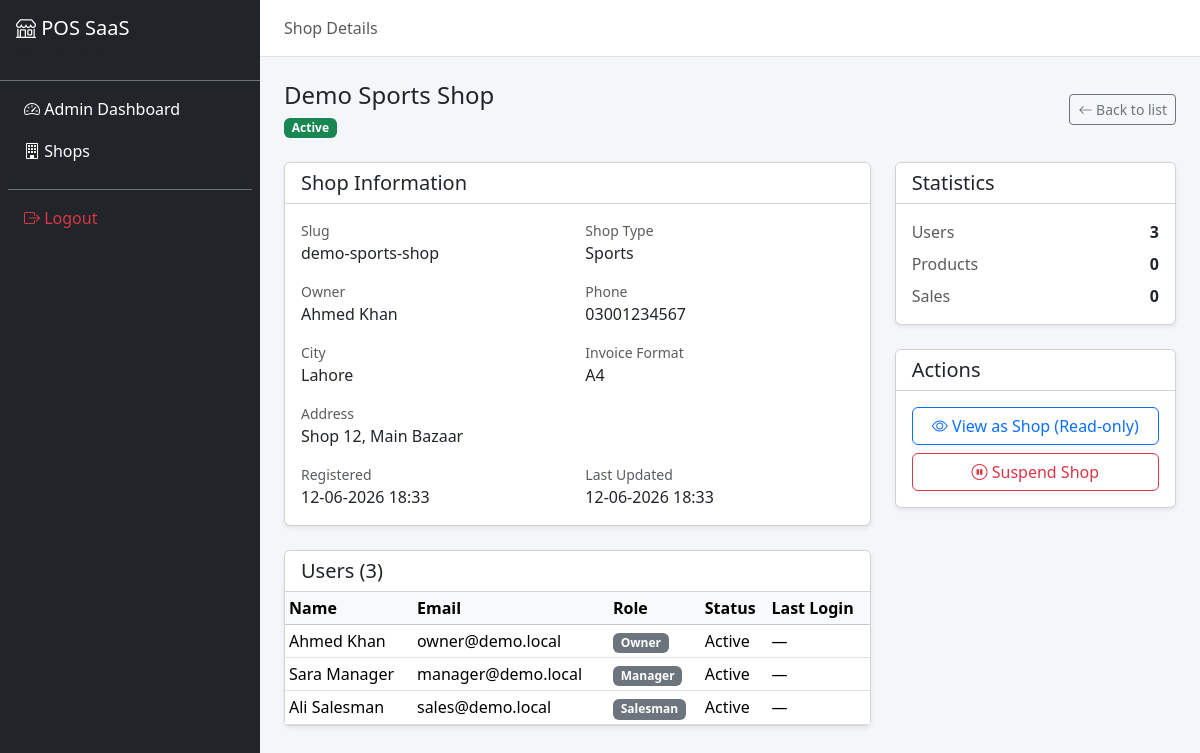
Page /admin/shops/view?id=1 (signed in) on the committed database.
### tables this page shows
CREATE TABLE shops (
    id INT AUTO_INCREMENT PRIMARY KEY,
    name VARCHAR(255) NOT NULL,
    slug VARCHAR(100) NOT NULL UNIQUE,
    owner_name VARCHAR(255) NOT NULL,
    phone VARCHAR(20) NOT NULL,
    address TEXT,
    city VARCHAR(100),
    shop_type ENUM('sports','stationery','clothing','general','other') DEFAULT 'general',
    logo VARCHAR(255) DEFAULT NULL,
    status ENUM('pending','active','suspended') DEFAULT 'pending',
    invoice_format ENUM('a4','carbon') DEFAULT 'a4',
    created_at DATETIME DEFAULT CURRENT_TIMESTAMP,
    updated_at DATETIME DEFAULT CURRENT_TIMESTAMP ON UPDATE CURRENT_TIMESTAMP,
    is_deleted TINYINT(1) DEFAULT 0,
    INDEX idx_shops_status (status),
    INDEX idx_shops_slug (slug)
);

CREATE TABLE users (
    id INT AUTO_INCREMENT PRIMARY KEY,
    tenant_id INT NOT NULL,
    name VARCHAR(255) NOT NULL,
    email VARCHAR(255) NOT NULL,
    phone VARCHAR(20) DEFAULT NULL,
    password VARCHAR(255) NOT NULL,
    role ENUM('owner','manager','salesman') NOT NULL,
    status ENUM('active','inactive') DEFAULT 'active',
    last_login DATETIME DEFAULT NULL,
    created_at DATETIME DEFAULT CURRENT_TIMESTAMP,
    updated_at DATETIME DEFAULT CURRENT_TIMESTAMP ON UPDATE CURRENT_TIMESTAMP,
    is_deleted TINYINT(1) DEFAULT 0,
    UNIQUE KEY uk_users_tenant_email (tenant_id, email),
    INDEX idx_users_tenant (tenant_id),
    INDEX idx_users_role (role),
    CONSTRAINT fk_users_tenant FOREIGN KEY (tenant_id) REFERENCES shops(id)
);

### modules/shops/ShopsController.php (called while the page is built, shortened)
<?php
class ShopsController extends Controller
{
    private ShopsModel $model;
    public function __construct()
    {
        $this->model = new ShopsModel();
    }
    public function show(): void
    {
        $id = (int) $this->input('id', 0);
        $shop = $this->model->findById($id);
        $this->view('shops/view', [
            'pageTitle' => 'Shop Details',
            'shop'      => $shop,
        ]);
    }
}

### index.php (called while the page is built, shortened)
<?php
spl_autoload_register(function (string $class): void {
    if (!str_starts_with($class, 'Modules\\')) {
        return;
    }
    $parts = explode('\\', $class);
    $ns = $parts[1];
    $className = $parts[2];
    $folderMap = [
        'Auth' => 'auth', 'Dashboard' => 'dashboard', 'Shops' => 'shops',
        'Users' => 'users', 'Settings' => 'settings', 'Products' => 'products',
        'Suppliers' => 'suppliers', 'Purchases' => 'purchases', 'Inventory' => 'inventory',
        'Customers' => 'customers', 'Sales' => 'sales', 'Invoices' => 'invoices',
        'Barcodes' => 'barcodes', 'Reports' => 'reports',
    ];
    $folder = $folderMap[$ns] ?? strtolower($ns);
    $file = __DIR__ . "/modules/{$folder}/{$className}.php";
});
$appConfig = require __DIR__ . '/config/app.php';
$app = new \Core\App();
$app->run();

### core/Database.php (called while the page is built, shortened)
<?php
class Database
{
    private static ?PDO $instance = null;
    public static function getInstance(): PDO
    {
        if (self::$instance === null) {
            $configFile = dirname(__DIR__) . '/config/database.php';
            $localFile = dirname(__DIR__) . '/config/database.local.php';
            $config = require $configFile;
            $dsn = sprintf(
                'mysql:host=%s;dbname=%s;charset=%s',
                $config['host'],
                $config['dbname'],
                $config['charset']
            );
            try {
                self::$instance = new PDO($dsn, $config['username'], $config['password'], $config['options']);
            } catch (PDOException $e) {
                $appConfig = require dirname(__DIR__) . '/config/app.php';
                if ($appConfig['debug'] ?? false) {
                    die('Database connection failed: ' . htmlspecialchars($e->getMessage()));
                }
                die('Database connection failed. Please contact support.');
            }
        }
        return self::$instance;
    }
}

### config/database.php (called while the page is built)
<?php
return [
    'host'     => 'localhost',
    'dbname'   => 'pos_saas',
    'username' => 'root',
    'password' => '',
    'charset'  => 'utf8mb4',
    'options'  => [
        PDO::ATTR_ERRMODE            => PDO::ERRMODE_EXCEPTION,
        PDO::ATTR_DEFAULT_FETCH_MODE => PDO::FETCH_ASSOC,
        PDO::ATTR_EMULATE_PREPARES   => false,
    ],
];

### core/Model.php (called while the page is built, shortened)
<?php
abstract class Model
{
    public function __construct()
    {
        $this->db = Database::getInstance();
    }
}

### modules/shops/ShopsModel.php (called while the page is built, shortened)
<?php
class ShopsModel extends Model
{
    public function findById(int $id): ?array
    {
        $stmt = $this->db->prepare(
            "SELECT s.*,
                    (SELECT COUNT(*) FROM users u WHERE u.tenant_id = s.id AND u.is_deleted = 0) AS user_count,
                    (SELECT COUNT(*) FROM products p WHERE p.tenant_id = s.id AND p.is_deleted = 0) AS product_count,
                    (SELECT COUNT(*) FROM sales sa WHERE sa.tenant_id = s.id AND sa.is_deleted = 0) AS sale_count
             FROM shops s
             WHERE s.id = :id AND s.is_deleted = 0"
        );
        $stmt->execute(['id' => $id]);
        $shop = $stmt->fetch();
        $ownerStmt = $this->db->prepare(
            "SELECT id, name, email, phone, status, last_login, created_at
             FROM users
             WHERE tenant_id = :tenant_id AND role = 'owner' AND is_deleted = 0
             LIMIT 1"
        );
        $ownerStmt->execute(['tenant_id' => $id]);
        $shop['owner'] = $ownerStmt->fetch() ?: null;
        $usersStmt = $this->db->prepare(
            "SELECT id, name, email, role, status, last_login, created_at
             FROM users
             WHERE tenant_id = :tenant_id AND is_deleted = 0
             ORDER BY FIELD(role, 'owner', 'manager', 'salesman'), name"
        );
        $usersStmt->execute(['tenant_id' => $id]);
        $shop['users'] = $usersStmt->fetchAll();
        return $shop;
    }
}

### config/app.php (called while the page is built)
<?php
$protocol = (!empty($_SERVER['HTTPS']) && $_SERVER['HTTPS'] !== 'off') ? 'https' : 'http';
$host = $_SERVER['HTTP_HOST'] ?? 'localhost';
$scriptDir = str_replace('\\', '/', dirname($_SERVER['SCRIPT_NAME'] ?? ''));
$basePath = rtrim($scriptDir, '/');
return [
    'base_url'    => $protocol . '://' . $host . $basePath,
    'base_path'   => $basePath,
    'timezone'    => 'Asia/Karachi',
    'debug'       => (getenv('APP_ENV') ?: 'local') !== 'production',
    'session_name'=> 'pos_saas_session',
];

### core/Auth.php (called while the page is built, shortened)
<?php
class Auth
{
    public static function init(): void
    {
        $appConfig = require dirname(__DIR__) . '/config/app.php';
    }
    public static function baseUrl(string $path = ''): string
    {
        $appConfig = require dirname(__DIR__) . '/config/app.php';
        $base = rtrim($appConfig['base_url'], '/');
        return $path ? $base . '/' . ltrim($path, '/') : $base;
    }
}

### core/Helpers.php (called while the page is built, shortened)
<?php
class Helpers
{
    public static function formatDate(?string $date, string $format = DATE_FORMAT): string
    {
        return date($format, strtotime($date));
    }
    public static function formatDateTime(?string $datetime): string
    {
        return self::formatDate($datetime, DATETIME_FORMAT);
    }
}

### views/shops/view.php (the view, shortened to what this page needs)
<?php
$badgeClass = match ($shop['status']) {
    'active'    => 'bg-success',
    'pending'   => 'bg-warning text-dark',
    'suspended' => 'bg-danger',
    default     => 'bg-secondary',
};
?>
<div class="d-flex justify-content-between align-items-center mb-4">
    <div>
        <h4 class="mb-1"><?= htmlspecialchars($shop['name']) ?></h4>
        <span class="badge <?= $badgeClass ?>"><?= htmlspecialchars(ucfirst($shop['status'])) ?></span>
    </div>
    <a href="<?= Auth::baseUrl('admin/shops') ?>" class="btn btn-outline-secondary btn-sm">
        <i class="bi bi-arrow-left"></i> Back to list
    </a>
</div>
<div class="row g-4">
    <div class="col-lg-8">
        <div class="card shadow-sm mb-4">
            <div class="card-header bg-white"><h5 class="mb-0">Shop Information</h5></div>
            <div class="card-body">
                <div class="row g-3">
                    <div class="col-md-6">
                        <div class="text-muted small">Slug</div>
                        <div><?= htmlspecialchars($shop['slug']) ?></div>
                    </div>
                    <div class="col-md-6">
                        <div class="text-muted small">Shop Type</div>
                        <div><?= htmlspecialchars(ucfirst($shop['shop_type'])) ?></div>
                    </div>
                    <div class="col-md-6">
                        <div class="text-muted small">Owner</div>
                        <div><?= htmlspecialchars($shop['owner_name']) ?></div>
                    </div>
                    <div class="col-md-6">
                        <div class="text-muted small">Phone</div>
                        <div><?= htmlspecialchars($shop['phone']) ?></div>
                    </div>
                    <div class="col-md-6">
                        <div class="text-muted small">City</div>
                        <div><?= htmlspecialchars($shop['city'] ?? '—') ?></div>
                    </div>
                    <div class="col-md-6">
                        <div class="text-muted small">Invoice Format</div>
                        <div><?= htmlspecialchars(strtoupper($shop['invoice_format'])) ?></div>
                    </div>
                    <div class="col-12">
                        <div class="text-muted small">Address</div>
                        <div><?= htmlspecialchars($shop['address'] ?? '—') ?></div>
                    </div>
                    <div class="col-md-6">
                        <div class="text-muted small">Registered</div>
                        <div><?= Helpers::formatDateTime($shop['created_at']) ?></div>
                    </div>
                    <div class="col-md-6">
                        <div class="text-muted small">Last Updated</div>
                        <div><?= Helpers::formatDateTime($shop['updated_at']) ?></div>
                    </div>
                </div>
            </div>
        </div>
        <div class="card shadow-sm">
            <div class="card-header bg-white"><h5 class="mb-0">Users (<?= count($shop['users']) ?>)</h5></div>
            <div class="card-body p-0">
                <?php if (empty($shop['users'])): ?>
                <div class="p-3 text-muted">No users found.</div>
                <?php else: ?>
                <div class="table-responsive">
                    <table class="table table-sm mb-0">
                        <thead class="table-light">
                            <tr>
                                <th>Name</th>
                                <th>Email</th>
                                <th>Role</th>
                                <th>Status</th>
                                <th>Last Login</th>
                            </tr>
                        </thead>
                        <tbody>
                            <?php foreach ($shop['users'] as $user): ?>
                            <tr>
                                <td><?= htmlspecialchars($user['name']) ?></td>
                                <td><?= htmlspecialchars($user['email']) ?></td>
                                <td><span class="badge bg-secondary"><?= htmlspecialchars(ucfirst($user['role'])) ?></span></td>
                                <td><?= htmlspecialchars(ucfirst($user['status'])) ?></td>
                                <td><?= $user['last_login'] ? Helpers::formatDateTime($user['last_login']) : '—' ?></td>
                            </tr>
                            <?php endforeach; ?>
                        </tbody>
                    </table>
                </div>
                <?php endif; ?>
            </div>
        </div>
    </div>
    <div class="col-lg-4">
        <div class="card shadow-sm mb-4">
            <div class="card-header bg-white"><h5 class="mb-0">Statistics</h5></div>
            <div class="card-body">
                <div class="d-flex justify-content-between mb-2">
                    <span class="text-muted">Users</span>
                    <strong><?= (int) $shop['user_count'] ?></strong>
                </div>
                <div class="d-flex justify-content-between mb-2">
                    <span class="text-muted">Products</span>
                    <strong><?= (int) $shop['product_count'] ?></strong>
                </div>
                <div class="d-flex justify-content-between">
                    <span class="text-muted">Sales</span>
                    <strong><?= (int) $shop['sale_count'] ?></strong>
                </div>
            </div>
        </div>
        <div class="card shadow-sm">
            <div class="card-header bg-white"><h5 class="mb-0">Actions</h5></div>
            <div class="card-body d-grid gap-2">
                <?php if ($shop['status'] === 'active'): ?>
                <form method="POST" action="<?= Auth::baseUrl('admin/impersonate') ?>">
                    <button type="submit" class="btn btn-outline-primary w-100">
                        <i class="bi bi-eye"></i> View as Shop (Read-only)
                    </button>
                </form>
                <form method="POST" action="<?= Auth::baseUrl('admin/shops/suspend') ?>"
                      onsubmit="return confirm('Suspend this shop? All users will be locked out.');">
                    <button type="submit" class="btn btn-outline-danger w-100">
                        <i class="bi bi-pause-circle"></i> Suspend Shop
                    </button>
                </form>
                <?php endif; ?>
            </div>
        </div>
    </div>
</div>

### assets/css/app.css (style rules this page uses)
:root { --sidebar-width: 260px; }
body { background: #f4f6f9; }

### rows in the picture
shops: name "Demo Sports Shop", status "Active", slug "demo-sports-shop", shop_type "Sports", owner_name "Ahmed Khan", phone "03001234567", city "Lahore", invoice_format "A4", address "Shop 12, Main Bazaar", created_at "12-06-2026 18:33", Helpers::formatDateTime($shop['updated_at']) "12-06-2026 18:33"
users: name "Ahmed Khan", email "owner@demo.local", role "Owner", status "Active"
users: name "Sara Manager", email "manager@demo.local", role "Manager", status "Active"
users: name "Ali Salesman", email "sales@demo.local", role "Salesman", status "Active"

### other values in the picture
APP_NAME "POS SaaS"
$pageTitle "Shop Details"
count($shop['users']) "3"
$shop['user_count'] "3"
$shop['product_count'] "0"
$shop['sale_count'] "0"
